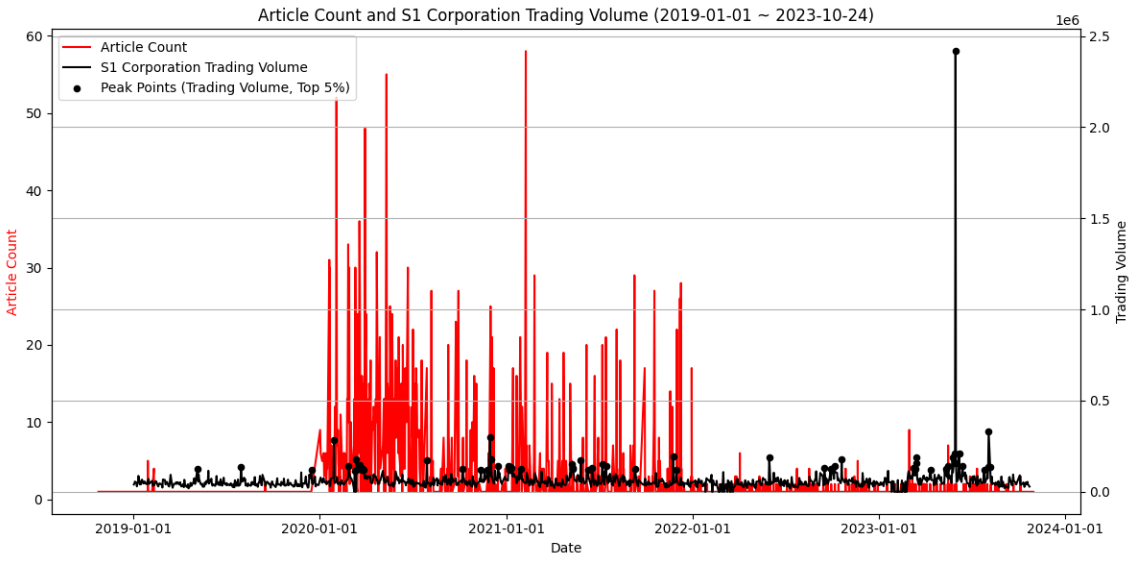

Generate this figure with Python:
## 터미널 설치
# pip install pandas matplotlib yfinance
# python stock_analysis.py
# pip install yfinance

import pandas as pd
import matplotlib.pyplot as plt
from matplotlib.dates import DateFormatter
import yfinance as yf

# 기사 데이터 로드
article_data = pd.read_csv('/content/drive/MyDrive/2.project_1_뉴스토픽 거래량 상관관계 구현/0_정리/2_수집1_[3조] s1_news.csv')
article_data['date'] = pd.to_datetime(article_data['date'])

# 일자별 기사 수 계산
daily_article_counts = article_data.groupby('date').size().reset_index(name='Article Count')

# S1 Corporation 주식 데이터 가져오기
symbol = "012750.KS"  # S1 Corporation 주식 심볼
start_date = "2019-01-01"
end_date = "2023-10-24"
try:
    s1_stock_data = yf.download(symbol, start=start_date, end=end_date)
except Exception as e:
    print(f"주식 데이터 다운로드 오류: {e}")
    # 적절하게 오류 처리

# 주식 거래량의 최고점 찾기 (상위 5%)
threshold = s1_stock_data['Volume'].quantile(0.95)
peak_points_stock = s1_stock_data[s1_stock_data['Volume'] >= threshold]

# 플로팅
fig, ax1 = plt.subplots(figsize=(12, 6))

# 기사 수 그래프 (빨간색)
ax1.plot(daily_article_counts['date'], daily_article_counts['Article Count'], color='red', label='Article Count')
ax1.set_xlabel('Date')
ax1.set_ylabel('Article Count', color='red')

# 주식 거래량 그래프 (검은색)
ax2 = ax1.twinx()
ax2.plot(s1_stock_data.index, s1_stock_data['Volume'], color='black', label='S1 Corporation Trading Volume')
ax2.scatter(peak_points_stock.index, peak_points_stock['Volume'], color='black', marker='o', s=20, label='Peak Points (Trading Volume, Top 5%)')
ax2.set_ylabel('Trading Volume', color='black')

# 범례 추가
lines1, labels1 = ax1.get_legend_handles_labels()
lines2, labels2 = ax2.get_legend_handles_labels()
lines = lines1 + lines2
labels = labels1 + labels2
ax1.legend(lines, labels, loc='upper left')

# 제목 설정
plt.title('Article Count and S1 Corporation Trading Volume (2019-01-01 ~ 2023-10-24)')

# 그래프 표시
plt.grid(True)
plt.gca().xaxis.set_major_formatter(DateFormatter("%Y-%m-%d"))
plt.tight_layout()
plt.show()
